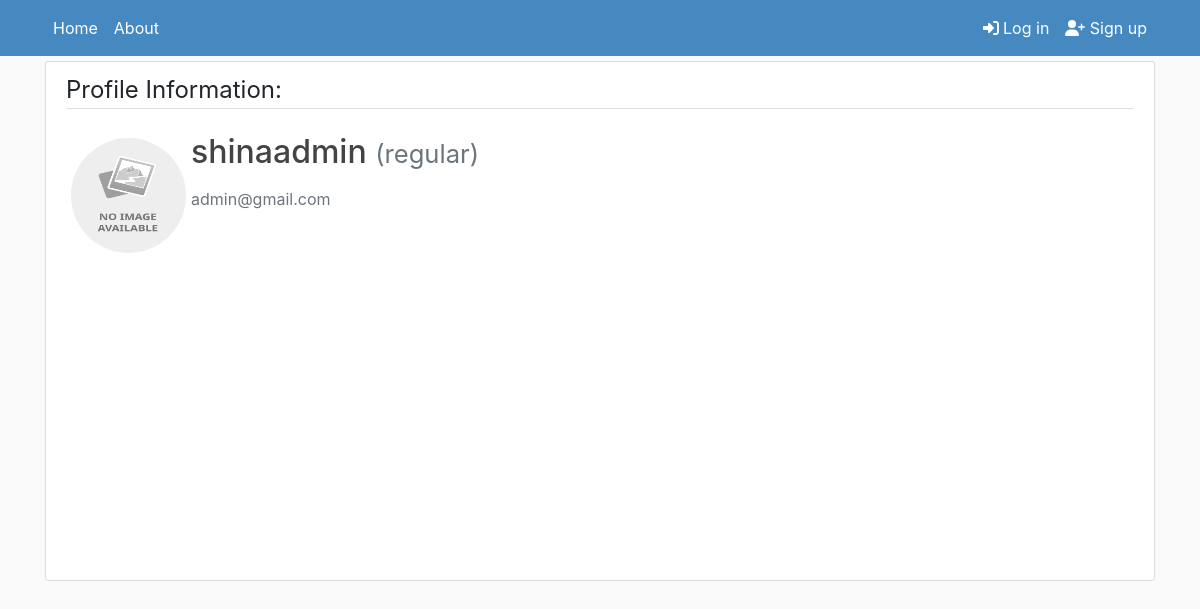
The app's page /profile/shinaadmin, older data.
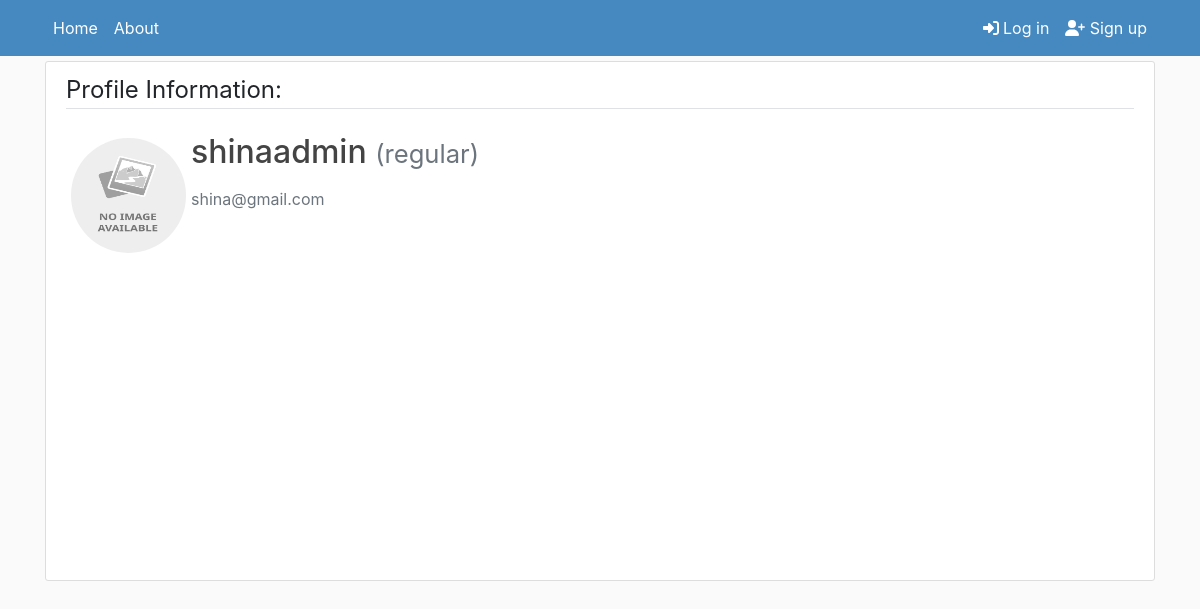
The same page, newer data.
### Users/models.py (models this page shows, shortened)
class CustomUser(AbstractUser):
    def image_upload_to(self, instance=None):
        if instance:
            return os.path.join("Users", self.username, instance)
        return None
    STATUS = (
        ('regular', 'regular'),
        ('subscriber', 'subscriber'),
        ('moderator', 'moderator'),
    )
    email = models.EmailField(unique=True)
    status = models.CharField(max_length=100, choices=STATUS, default='regular')
    description = models.TextField("Description", max_length=600, default='', blank=True)
    image = models.ImageField(default='default/user.jpg', upload_to=image_upload_to)

### Users/views.py (the view, shortened to what this page needs)
# urls.py: path('profile/<username>', views.profile, name='profile'),
def profile(request, username):
    user = get_user_model().objects.filter(username=username).first()
    if user:
        form = UserUpdateForm(instance=user)
        form.fields['description'].widget.attrs = {'rows': 1}
        return render(
            request=request,
            template_name="Users/profile.html",
            context={"form": form}
            )
    return redirect("homepage")

### Users/templates/Users/profile.html (shortened to what this page needs)
{% extends "SHINA1/header.html" %}
{% block content %}
<div class="content-section col-lg-12 col-md-12 col-sm-12 tutorial-style" style="min-height:65vh;">
    <legend class="border-bottom mb-4">Profile Information:</legend>
    <form method="POST" enctype="multipart/form-data">
        <div class="media">
            {% if user.username == form.instance.username %}
                <input id="id_image" type="file" name="image" hidden/>
                    <label for="id_image">
                        <img class="rounded-circle account-img profile-image"
                            style="cursor: pointer"
                            src="{{ form.instance.image.url }}"
                            title="Upload new image">
                    </label>
            {% else %}
                <img class="rounded-circle account-img profile-image", src="{{ form.instance.image.url }}">
            {% endif %}
            <div class="media-body">
                <h2 class="account-heading">{{ form.instance.username }}
                    <small class="text-muted">({{ form.instance.status }})</small>
                </h2>
                <p class="text-secondary">{{ form.instance.email }}</p>
            </div>
        </div>
    </form>
</div>
{% endblock content %}

### SHINA/templates/SHINA1/header.html (shortened to what this page needs)
{% load static %}
<!DOCTYPE html>
<html>
<head>
    <link rel="stylesheet" href="https://cdn.jsdelivr.net/npm/bootstrap@4.6.0/dist/css/bootstrap.min.css"
>
    <link href="{% static 'fontawesomefree/css/all.min.css' %}" rel="stylesheet" type="text/css">
    <link rel="stylesheet" type="text/css" href="{% static 'css/main.css' %}">
</head>
<body>
    {% include 'SHINA1/includes/navbar.html' %}
    <main role="main" class="container-xl">
        <div class="row">
            <div class="col-lg-12 col-md-12-p-0 col-sm-12">
                {% block content %}
                {% endblock %}
            </div>
        </div>
    </main>
</body>
</html>

### SHINA/templates/SHINA1/includes/navbar.html (shortened to what this page needs)
<header class="site-header" style="margin-bottom: 5px">
    <nav class="navbar navbar-expand-md navbar-color">
        <div class="container">
            <div class="navbar-nav">
                <a class="nav-item nav-link" href="/">Home</a>
            </div>
            <div class="collapse navbar-collapse" id="navbarToggle">
                <div class="navbar-nav mr-auto">
                    <a class="nav-item nav-link" href="/">About</a>
                </div>
                <div class="navbar-nav">
                    {% if user.is_authenticated %}
                        {% if user.is_superuser %}
                            <div class="dropdown">
                                <a class="nav-item nav-link dropdown-toggle" href="#" id="adminDropdown" role="button" data-toggle="dropdown" aria-haspopup="true" aria-expanded="false">
                                    <i class="fas fa-user-shield"></i> Admin
                                </a>
                                <div class="dropdown-menu" aria-labelledby="adminDropdown">
                                    <a class="dropdown-item" href="/admin/">
                                        <i class="fas fa-cog"></i> Admin Panel
                                    </a>
                                    <a class="dropdown-item" href="{% url 'admin_dashboard' %}">
                                        <i class="fas fa-search"></i> Image Search
                                    </a>
                                    <a class="dropdown-item" href="{% url 'bulk_upload' %}">
                                        <i class="fas fa-folder-plus"></i> Bulk Upload
                                    </a>
                                    <div class="dropdown-divider"></div>
                                    <a class="dropdown-item" href="{% url 'series-create' %}">
                                        <i class="fas fa-list-alt"></i> New Series
                                    </a>
                                    <a class="dropdown-item" href="{% url 'post-create' %}">
                                        <i class="fas fa-edit"></i> New Post
                                    </a>
                                </div>
                            </div>
                        {% endif %}
                        <a class="nav-item nav-link" href="{% url 'profile' user.username %}">
                            <i class="fas fa-user"></i> {{user.username}}
                        </a>
                        <a class="nav-item nav-link" href="{% url 'logout' %}">
                            <i class="fas fa-sign-out-alt"></i> Log out
                        </a>
                    {% else %}
                        <a class="nav-item nav-link" href="{% url 'login' %}">
                            <i class="fas fa-sign-in-alt"></i> Log in
                        </a>
                        <a class="nav-item nav-link" href="{% url 'register' %}">
                            <i class="fas fa-user-plus"></i> Sign up
                        </a>
                    {% endif %}
                </div>
            </div>
        </div>
    </nav>
</header>

### SHINA/static/css/main.css (style rules this page uses)
:root { --footercolor: #003F72; --navbarcolor: #4589c0; --btncolor: #003F72; --socialcolor: #003F72; --brightText: #ffffff; }
.navbar-color { background-color: var(--navbarcolor); }
body { background: #fafafa; }
h1, h2, h3, h4, h5, h6 { color: #444444; }
.site-header .navbar-nav .nav-link { color: var(--brightText); }
.content-section { background: #ffffff; padding: 10px 20px; border: 1px solid #dddddd; border-radius: 3px; margin-bottom: 20px; }
.profile-image { width: 125px; height: 125px; padding: 5px; }

Row changes from the older to the newer data that the page shows:
changed CustomUser "shinaadmin": instance.email "admin@gmail.com" → "shina@gmail.com"
